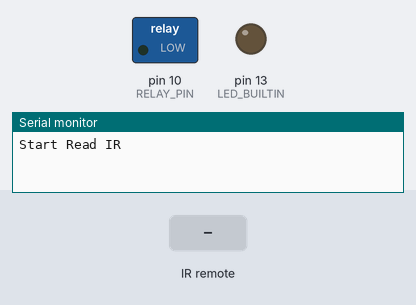
Recording of a sketch running on a simulated Arduino Uno, built with avr-gcc and run on an emulated ATmega328P. Shown: switched loads named in the sketch (green lamp = pin HIGH), output pins drawn as LEDs (lit = HIGH), the last lines printed to the serial monitor. The inputs (shaded band) are chosen by the test bench.

Above: at 1.2 s.
1.3 s: infrared code 0x6420A440 received
At 1.6 s:
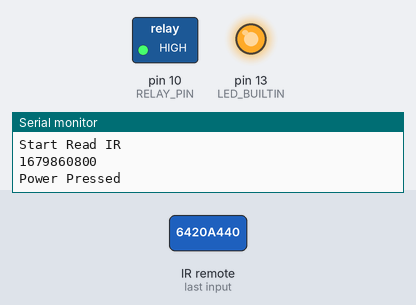
3.3 s: infrared code 0x6420A490 received
At 4.4 s:
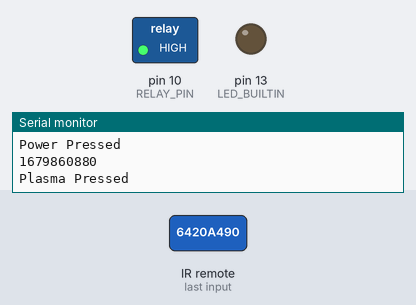
Timing chart, 0 to 14.8 s (numbered marks = the images above; inputs shaded):
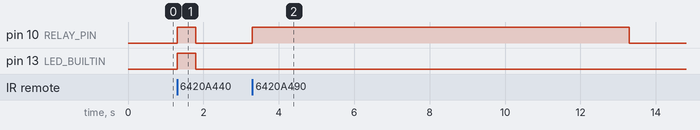

Measured:
- after the input at 1.3 s, pin 10 (RELAY_PIN), pin 13 (LED_BUILTIN): LOW → HIGH at once, → LOW 0.50 s later
- after the input at 3.3 s, pin 10 (RELAY_PIN): LOW → HIGH at once, → LOW 10.0 s later

The sketch:

irsmoke.ino
```cpp
#include <IRremote.h>

int RECV_PIN = 11;
int RELAY_PIN = 10;
IRrecv irrecv(RECV_PIN);
decode_results results;

void setup()
{

  Serial.begin(9600);
  pinMode(RELAY_PIN,OUTPUT);
  pinMode(LED_BUILTIN,OUTPUT);
  irrecv.enableIRIn(); // Start the receiver
  Serial.println("Start Read IR");


}

void loop() {
  if (irrecv.decode(&results)) {
    Serial.println(results.value);
    if ((results.value) == 1679860800) {
      Serial.println("Power Pressed");
      digitalWrite(RELAY_PIN,HIGH);
      digitalWrite(LED_BUILTIN,HIGH);
      delay(500);
      digitalWrite(RELAY_PIN,LOW);
      digitalWrite(LED_BUILTIN,LOW);
    }
    if ((results.value) == 1679860880) {
      Serial.println("Plasma Pressed");
      digitalWrite(RELAY_PIN,HIGH);
      delay(10000);
      digitalWrite(RELAY_PIN,LOW);
      digitalWrite(LED_BUILTIN,LOW);
    }


    irrecv.resume(); // Receive the next value


  }
}
```
